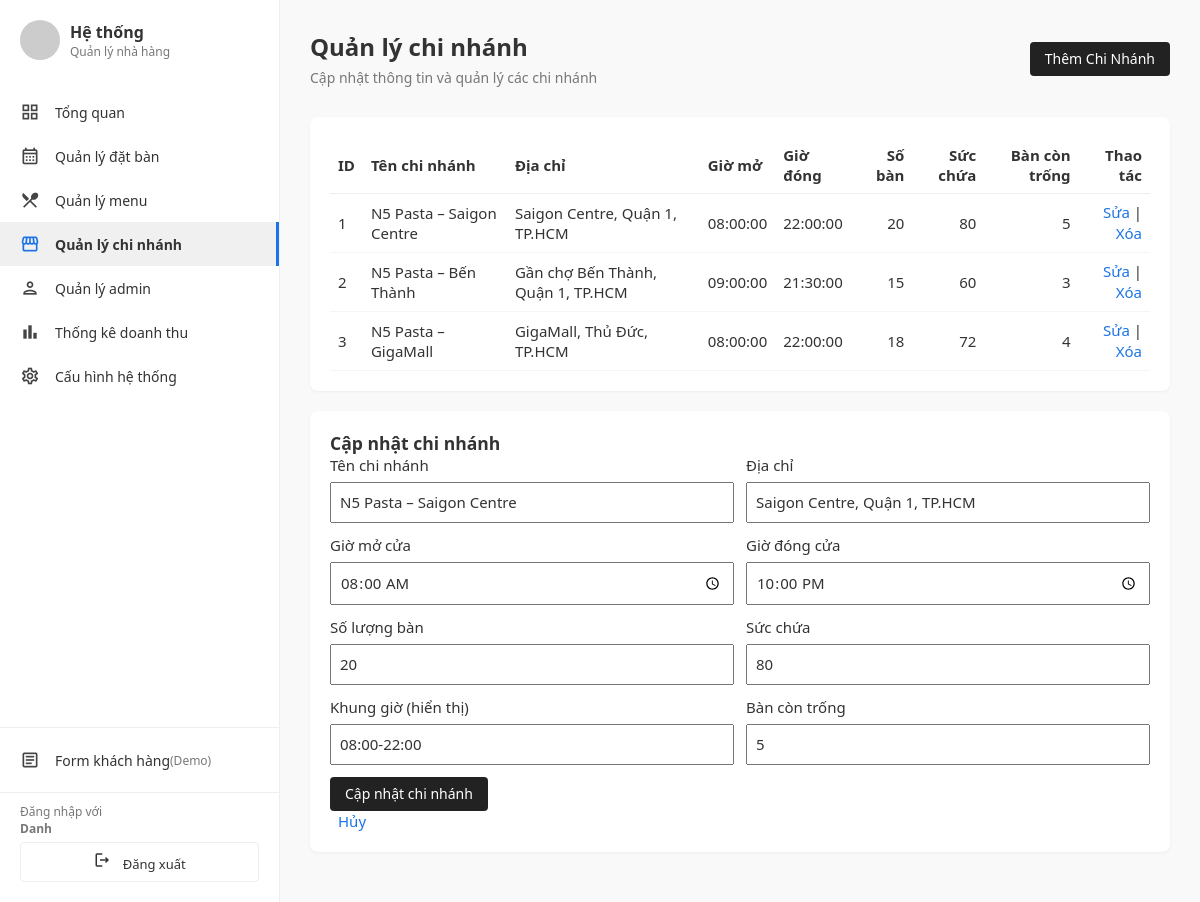
The page /public/admin.php?page=chinhanh&action=edit&id=1 (signed in) on the database its author committed.
### tables this page shows
CREATE TABLE `chinhanh` (
  `id` int(11) NOT NULL,
  `ten_chi_nhanh` varchar(100) NOT NULL,
  `dia_chi` varchar(255) NOT NULL,
  `gio_mo_cua` time NOT NULL,
  `gio_dong_cua` time NOT NULL,
  `so_luong_ban` int(11) NOT NULL,
  `suc_chua` int(11) NOT NULL,
  `khung_gio` varchar(50) DEFAULT NULL,
  `ban_con_trong` int(11) DEFAULT NULL
);

### app/controller/chinhanh.Controller.php (called while the page is built, shortened)
<?php
require_once __DIR__ . '/../Model/chinhanhModel.php';
class ChinhanhController {
    private $model;
    public function __construct() {
        $this->model = new ChinhanhModel();
    }
    public function index() {
        $action = $_GET['action'] ?? null;
        $branch_edit = null;
        if ($action === 'edit' && isset($_GET['id'])) {
            $id = (int)$_GET['id'];
            $branch_edit = $this->model->getBranchById($id);
        }
        $branches = $this->model->getAllBranches();
        include __DIR__ . '/../view/admin/chinhanh.php';
    }
}
?>

### app/controller/AdminController.php (called while the page is built, shortened)
<?php
class AdminController {
    public function chinhanh(){
        require_once __DIR__ . '/chinhanh.Controller.php';
        $c = new ChinhanhController();
        $c->index();
    }
}
?>

### app/config/database.php (called while the page is built, shortened)
<?php
function getConnection() {
    $dsn = "mysql:host=" . DB_HOST . ";dbname=" . DB_NAME . ";charset=utf8mb4";
    $options = [
        PDO::ATTR_ERRMODE            => PDO::ERRMODE_EXCEPTION,
        PDO::ATTR_DEFAULT_FETCH_MODE => PDO::FETCH_ASSOC,
        PDO::ATTR_EMULATE_PREPARES   => false,
    ];
    try {
        $pdo = new PDO($dsn, DB_USER, DB_PASS, $options);
        return $pdo;
    } catch (\PDOException $e) {
        $alt_names = [
            'wd20302_n5_local(2)',
            'wd20302_n5_local (2)'
        ];
        foreach ($alt_names as $alt) {
            try {
                $alt_dsn = "mysql:host=" . DB_HOST . ";dbname=" . $alt . ";charset=utf8mb4";
                $pdo = new PDO($alt_dsn, DB_USER, DB_PASS, $options);
                return $pdo;
            } catch (\PDOException $ignore) {
            }
        }
        die("Lỗi kết nối CSDL: " . $e->getMessage() . ".\nHãy kiểm tra tên database trong `app/config/database.php` và đảm bảo bạn đã import file SQL vào MySQL.");
    }
}
?>

### app/Model/chinhanhModel.php (called while the page is built, shortened)
<?php
class ChinhanhModel {
    private $conn;
    public function __construct() {
        require_once __DIR__ . '/../config/database.php';
        try {
            $this->conn = getConnection();
        } catch (\Exception $e) {
            throw new Exception("Kết nối database không tồn tại. Vui lòng kiểm tra file config/database.php");
        }
    }
    public function getAllBranches() {
        try {
            $sql = "SELECT id, ten_chi_nhanh, dia_chi, gio_mo_cua, gio_dong_cua, so_luong_ban, suc_chua, khung_gio, ban_con_trong FROM chinhanh ORDER BY id";
            $stmt = $this->conn->prepare($sql);
            $stmt->execute();
            return $stmt->fetchAll(PDO::FETCH_ASSOC);
        } catch (PDOException $e) {
            throw new Exception("Lỗi truy vấn database: " . $e->getMessage());
        }
    }
    public function getBranchById($id) {
        try {
            $sql = "SELECT * FROM chinhanh WHERE id = :id";
            $stmt = $this->conn->prepare($sql);
            $stmt->bindParam(':id', $id, PDO::PARAM_INT);
            $stmt->execute();
            return $stmt->fetch(PDO::FETCH_ASSOC);
        } catch (PDOException $e) {
            throw new Exception("Lỗi truy vấn database: " . $e->getMessage());
        }
    }
}
?>

### app/view/admin/chinhanh.php (the view, shortened to what this page needs)
<?php
include 'views/layouts/header.php';
include 'views/layouts/sidebar.php';
?>
<main class="main-content">
    <header class="page-header">
        <div class="page-title-group">
            <h1>Quản lý chi nhánh</h1>
            <p>Cập nhật thông tin và quản lý các chi nhánh</p>
        </div>
            <div class="action-button-single">
                <button class="action-btn" onclick="document.getElementById('add-branch-form').scrollIntoView({behavior:'smooth'})">
                    Thêm Chi Nhánh
                </button>
            </div>
    </header>
        <section class="card">
            <?php if (!empty($branches) && is_array($branches)): ?>
                <table style="width:100%; border-collapse:collapse;">
                    <thead>
                        <tr>
                            <th style="text-align:left;padding:8px;border-bottom:1px solid #eee">ID</th>
                            <th style="text-align:left;padding:8px;border-bottom:1px solid #eee">Tên chi nhánh</th>
                            <th style="text-align:left;padding:8px;border-bottom:1px solid #eee">Địa chỉ</th>
                            <th style="text-align:left;padding:8px;border-bottom:1px solid #eee">Giờ mở</th>
                            <th style="text-align:left;padding:8px;border-bottom:1px solid #eee">Giờ đóng</th>
                            <th style="text-align:right;padding:8px;border-bottom:1px solid #eee">Số bàn</th>
                            <th style="text-align:right;padding:8px;border-bottom:1px solid #eee">Sức chứa</th>
                            <th style="text-align:right;padding:8px;border-bottom:1px solid #eee">Bàn còn trống</th>
                            <th style="text-align:right;padding:8px;border-bottom:1px solid #eee">Thao tác</th>
                        </tr>
                    </thead>
                    <tbody>
                        <?php foreach ($branches as $b): ?>
                                    <tr>
                                            <td style="padding:8px;border-bottom:1px solid #f5f5f5"><?= htmlspecialchars($b['id']) ?></td>
                                            <td style="padding:8px;border-bottom:1px solid #f5f5f5"><?= htmlspecialchars($b['ten_chi_nhanh']) ?></td>
                                            <td style="padding:8px;border-bottom:1px solid #f5f5f5"><?= htmlspecialchars($b['dia_chi']) ?></td>
                                            <td style="padding:8px;border-bottom:1px solid #f5f5f5"><?= htmlspecialchars($b['gio_mo_cua']) ?></td>
                                            <td style="padding:8px;border-bottom:1px solid #f5f5f5"><?= htmlspecialchars($b['gio_dong_cua']) ?></td>
                                            <td style="padding:8px;border-bottom:1px solid #f5f5f5;text-align:right"><?= htmlspecialchars($b['so_luong_ban']) ?></td>
                                            <td style="padding:8px;border-bottom:1px solid #f5f5f5;text-align:right"><?= htmlspecialchars($b['suc_chua']) ?></td>
                                            <td style="padding:8px;border-bottom:1px solid #f5f5f5;text-align:right"><?= htmlspecialchars($b['ban_con_trong']) ?></td>
                                            <td style="padding:8px;border-bottom:1px solid #f5f5f5;text-align:right">
                                                <a href="admin.php?page=chinhanh&action=edit&id=<?= $b['id'] ?>" class="action-link">Sửa</a>
                                                |
                                                <a href="admin.php?page=chinhanh&action=delete&id=<?= $b['id'] ?>" class="action-link" onclick="return confirm('Bạn có chắc chắn muốn xóa chi nhánh <?= htmlspecialchars($b['ten_chi_nhanh']) ?> không?')">Xóa</a>
                                            </td>
                                    </tr>
                        <?php endforeach; ?>
                    </tbody>
                </table>
            <?php else: ?>
                <div class="empty-state-content">
                    <p>Chưa có chi nhánh nào. Nhấn "Thêm chi nhánh" để bắt đầu</p>
                </div>
            <?php endif; ?>
        </section>
        <section class="card" id="add-branch-form" style="margin-top:20px;">
            <h3><?= !empty($branch_edit) ? 'Cập nhật chi nhánh' : 'Thêm chi nhánh mới' ?></h3>
            <form method="post" action="admin.php?page=chinhanh">
                <div style="display:grid;grid-template-columns:1fr 1fr;gap:12px;">
                    <div>
                        <label>Tên chi nhánh</label>
                        <input type="text" name="ten_chi_nhanh" required style="width:100%;padding:8px;margin-top:6px;" value="<?= htmlspecialchars($branch_edit['ten_chi_nhanh'] ?? '') ?>">
                    </div>
                    <div>
                        <label>Địa chỉ</label>
                        <input type="text" name="dia_chi" required style="width:100%;padding:8px;margin-top:6px;" value="<?= htmlspecialchars($branch_edit['dia_chi'] ?? '') ?>">
                    </div>
                    <div>
                        <label>Giờ mở cửa</label>
                        <input type="time" name="gio_mo_cua" required style="width:100%;padding:8px;margin-top:6px;" value="<?= htmlspecialchars($branch_edit['gio_mo_cua'] ?? '') ?>">
                    </div>
                    <div>
                        <label>Giờ đóng cửa</label>
                        <input type="time" name="gio_dong_cua" required style="width:100%;padding:8px;margin-top:6px;" value="<?= htmlspecialchars($branch_edit['gio_dong_cua'] ?? '') ?>">
                    </div>
                    <div>
                        <label>Số lượng bàn</label>
                        <input type="number" name="so_luong_ban" min="0" value="<?= htmlspecialchars($branch_edit['so_luong_ban'] ?? 10) ?>" style="width:100%;padding:8px;margin-top:6px;">
                    </div>
                    <div>
                        <label>Sức chứa</label>
                        <input type="number" name="suc_chua" min="0" value="<?= htmlspecialchars($branch_edit['suc_chua'] ?? 50) ?>" style="width:100%;padding:8px;margin-top:6px;">
                    </div>
                    <div>
                        <label>Khung giờ (hiển thị)</label>
                        <input type="text" name="khung_gio" placeholder="08:00-22:00" style="width:100%;padding:8px;margin-top:6px;" value="<?= htmlspecialchars($branch_edit['khung_gio'] ?? '') ?>">
                    </div>
                    <div>
                        <label>Bàn còn trống</label>
                        <input type="number" name="ban_con_trong" min="0" value="<?= htmlspecialchars($branch_edit['ban_con_trong'] ?? 0) ?>" style="width:100%;padding:8px;margin-top:6px;">
                    </div>
                </div>
                <div style="margin-top:12px;">
                    <button type="submit" class="action-btn"><?= !empty($branch_edit) ? 'Cập nhật chi nhánh' : 'Lưu chi nhánh' ?></button>
                    <?php if (!empty($branch_edit)): ?>
                        <a href="admin.php?page=chinhanh" style="margin-left:8px;" class="action-link">Hủy</a>
                    <?php endif; ?>
                </div>
            </form>
        </section>
</main>
<?php include 'views/layouts/footer.php'; ?>

### public/admin/css/admin_styles.css (style rules this page uses)
* { margin: 0; padding: 0; box-sizing: border-box; font-family: 'Segoe UI', Tahoma, Geneva, Verdana, sans-serif; }
:root { --sidebar-width: 280px; --main-bg: #f9f9f9; --white: #ffffff; --text-dark: #333; --text-sub: #777; --border-color: #eee; --primary-color: #1a73e8; --nav-hover: #f0f0f0; --black-btn: #222; --black-btn-hover: #000; --base-font-size: 15px; --alert-bg: #e6f7ff; --alert-link: #1890ff; --form-bg: #f5f5f5; --step-active-color: #ff9800; --step-inactive-color: #ccc; --button-primary-bg: #888; --button-primary-hover: #777; }
body { background-color: var(--main-bg); color: var(--text-dark); font-size: var(--base-font-size); }
.form-group, label, .form-group-label, input, textarea, select, .form-input-text, .form-input-hint, .action-btn, .action-link { font-family: 'Segoe UI', Tahoma, Geneva, Verdana, sans-serif; font-size: inherit; line-height: 1.4; }
input[type="text"], input[type="email"], input[type="number"], input[type="time"], textarea, select, .form-input-text { font-family: inherit; font-size: inherit; line-height: 1.4; color: var(--text-dark); }
input::placeholder, textarea::placeholder { color: #9aa0a6; }
.action-btn { font-family: inherit; font-size: inherit; line-height: 1; }
.page-header h1 { font-size: 1.6rem; }
.main-content { flex-grow: 1; padding: 30px; margin-left: var(--sidebar-width); }
.page-header { display: flex; justify-content: space-between; align-items: center; margin-bottom: 30px; }
.page-header h1 { font-size: 24px; font-weight: 600; margin-bottom: 5px; }
.page-header p { font-size: 14px; color: var(--text-sub); }
.card { background-color: var(--white); padding: 20px; border-radius: 8px; box-shadow: 0 1px 3px rgba(0, 0, 0, 0.05); margin-bottom: 20px; }
.action-button-single { display: flex; gap: 10px; flex-shrink: 0; }
.action-btn { padding: 10px 15px; background-color: var(--black-btn); color: var(--white); border: none; border-radius: 4px; font-size: 14px; font-weight: 500; cursor: pointer; display: flex; align-items: center; transition: background-color 0.2s; }
.action-link { color: var(--primary-color); text-decoration: none; font-weight: 500; }

### app/view/admin/chinhanh.php (style rules this page uses)
* { margin: 0; padding: 0; box-sizing: border-box; font-family: 'Segoe UI', Tahoma, Geneva, Verdana, sans-serif; }
:root { --sidebar-width: 280px; --main-bg: #f9f9f9; --white: #ffffff; --text-dark: #333; --text-sub: #777; --border-color: #eee; --primary-color: #1a73e8; --nav-hover: #f0f0f0; --black-btn: #222; --black-btn-hover: #000; }
body { background-color: var(--main-bg); color: var(--text-dark); }
.main-content { margin-left: var(--sidebar-width); padding: 30px; flex-grow: 1; }
.card { background-color: var(--white); padding: 20px; border-radius: 8px; box-shadow: 0 1px 3px rgba(0, 0, 0, 0.05); }
.page-header { margin-bottom: 30px; display: flex; justify-content: space-between; align-items: flex-start; }
.page-title-group { flex-grow: 1; }
.page-title-group h1 { font-size: 28px; font-weight: 600; margin-bottom: 5px; }
.page-title-group p { color: var(--text-sub); font-size: 16px; }
.action-button-single { flex-shrink: 0; }
.action-btn { padding: 10px 15px; background-color: var(--black-btn); color: var(--white); border: none; border-radius: 4px; font-size: 14px; font-weight: 500; cursor: pointer; display: flex; align-items: center; transition: background-color 0.2s; }

### rows shown on the page
chinhanh: id "1", ten_chi_nhanh "N5 Pasta – Saigon Centre", dia_chi "Saigon Centre, Quận 1, TP.HCM", gio_mo_cua "08:00:00", gio_dong_cua "22:00:00", so_luong_ban "20", suc_chua "80", ban_con_trong "5", khung_gio "08:00-22:00"
chinhanh: id "2", ten_chi_nhanh "N5 Pasta – Bến Thành", dia_chi "Gần chợ Bến Thành, Quận 1, TP.HCM", gio_mo_cua "09:00:00", gio_dong_cua "21:30:00", so_luong_ban "15", suc_chua "60", ban_con_trong "3"
chinhanh: id "3", ten_chi_nhanh "N5 Pasta – GigaMall", dia_chi "GigaMall, Thủ Đức, TP.HCM", gio_mo_cua "08:00:00", gio_dong_cua "22:00:00", so_luong_ban "18", suc_chua "72", ban_con_trong "4"

### other values the page prints
$_SESSION['admin']['ten'] "Danh"
